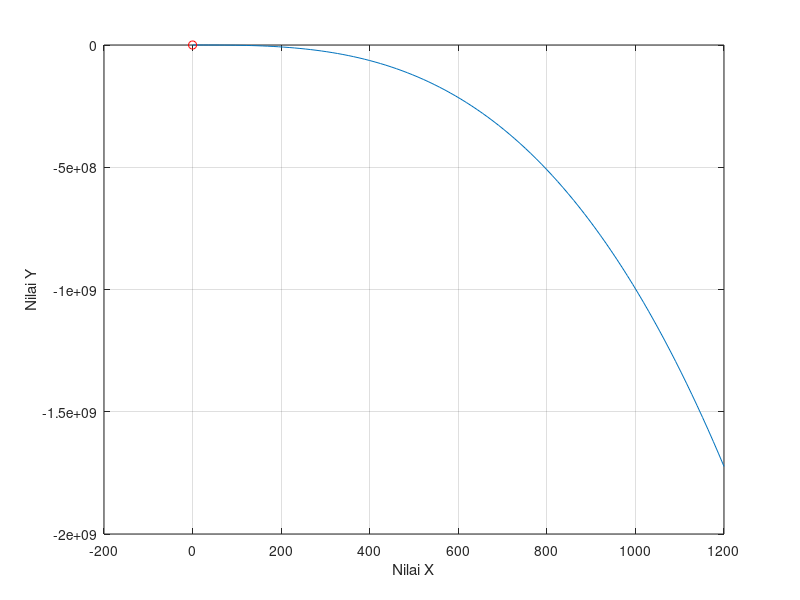

Here is the MATLAB script that generated this plot:
clc
clear 

function y=f(h)
y=3*h.^2-h.^3-20;
end
 
x = linspace(0,1200);
y = f(x);
plot(x,y)
grid on
hold on
xlabel ( 'Nilai X')
ylabel ( 'Nilai Y')
 
a = -1;
b = 0;
itermaks = 100;
toleransi = 1e-2;
 
for j = 1:itermaks
    p = (a+b)/2;
    if abs(f(p)) < toleransi
        break;
    end
    if f(p)*f(a) > 0
        a = p;
    else
        b = p;
    end
end
 
plot (p,f(p),'ro')
nilai_T=p
jumlah_iterasi = j
